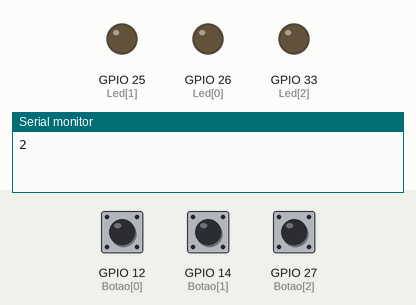
This sketch was run on a simulated ESP32. Parts: output pins drawn as LEDs (lit = HIGH), the last lines printed to the serial monitor. Dashed ring = blinking. The inputs (shaded band) are chosen by the test bench; at power-on: GPIO 12 (Botao[0]) HIGH, GPIO 27 (Botao[2]) HIGH, GPIO 14 (Botao[1]) HIGH. Random numbers use the default seed unless the sketch sets one.

Above: at 1.8 s.
1.9 s: GPIO 12 (Botao[0]) pulled LOW for 0.15 s
At 3.6 s:
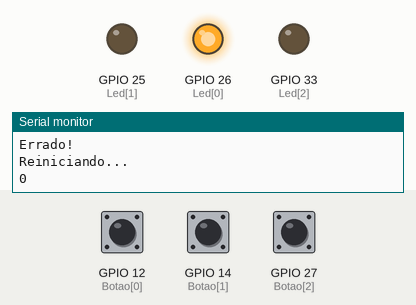
5.0 s: GPIO 27 (Botao[2]) pulled LOW for 3.2 s
At 6.7 s:
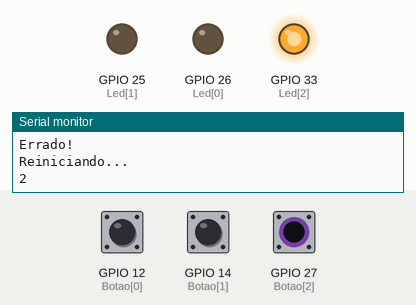
11.2 s: GPIO 14 (Botao[1]) pulled LOW for 3.2 s
At 13.6 s:
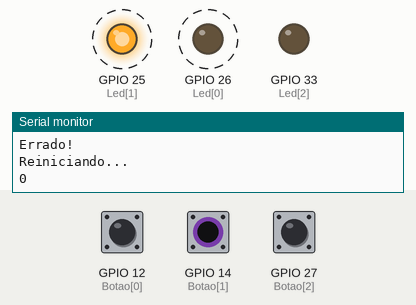
16.4 s: GPIO 14 (Botao[1]) pulled LOW for 0.15 s
At 17.1 s:
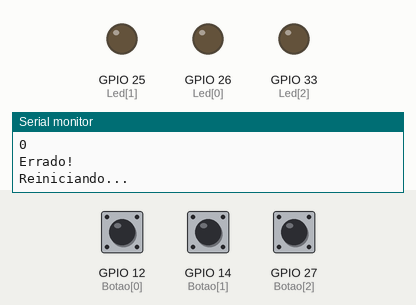
19.5 s: GPIO 14 (Botao[1]) pulled LOW for 1 s
At 21.2 s:
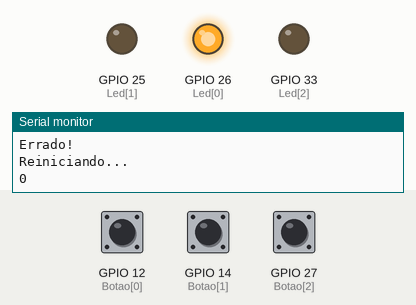
Timing chart, 0 to 22.9 s (numbered marks = the images above; inputs shaded):
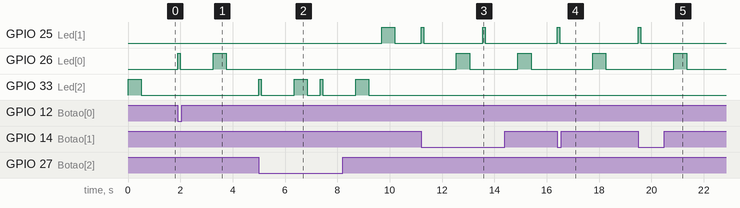

The sketch:

genius.ino
```cpp
// # Para apenas 3 leds e para ESP32...

int Led[3] = {26,25,33};
int Botao[3] = {12,14,27};
int seq[100];
int rodada = 0;

void setup()
{
  Serial.begin(9600);
  for(int i = 0; i < 3; i++)
  {
  	pinMode(Led[i], OUTPUT);
    pinMode(Botao[i], INPUT_PULLUP);
  }
  randomSeed(analogRead(34));
}

void loop()
{
	NovaRodada();
  EsperarJogador();
  delay(1000);
}

void NovaRodada()
{
	seq[rodada] = random(0, 3);
  Serial.println(seq[rodada]);
  	PiscarSequencia();
	rodada++;
}

void PiscarSequencia()
{
//  delay(1000);
  for(int k = 0; k <= rodada; k++) {
  	digitalWrite(Led[seq[k]], HIGH);
    delay(500);
    digitalWrite(Led[seq[k]], LOW);
    delay(500);
  }
}

void EsperarJogador()
{
  bool flag;
  int BotaoPressionado;
  for(int k = 0; k < rodada; k++) {
     flag = true;
     while(flag) {
       if(digitalRead(Botao[0]) == LOW) {
        digitalWrite(Led[0], HIGH);
        delay(100);
        digitalWrite(Led[0], LOW);
       	BotaoPressionado = 0;
        flag = false;
        } else if(digitalRead(Botao[1]) == LOW) {
          digitalWrite(Led[1], HIGH);
          delay(100);
          digitalWrite(Led[1], LOW);
          BotaoPressionado = 1;
          flag = false;
        } else if(digitalRead(Botao[2]) == LOW) {
          digitalWrite(Led[2], HIGH);
          delay(100);
          digitalWrite(Led[2], LOW);
          BotaoPressionado = 2;
          flag = false;
        }
     }
     delay(250); //anti ghosting
        if(BotaoPressionado == seq[k]) {
       	Serial.println("Certo...");
        } else {
        	Serial.println("Errado!");
          	Serial.println("Reiniciando...");
           rodada = 0;
        }
      }
	}
```

Measured:
- after the input at 1.9 s, GPIO 26 (Led[0]): LOW → HIGH at once, → LOW 0.10 s later, → HIGH 1.3 s later, → LOW 0.50 s later
- after the input at 5.0 s, GPIO 25 (Led[1]): LOW → HIGH after 4.7 s, → LOW 0.50 s later; GPIO 33 (Led[2]): LOW → HIGH at once, → LOW 0.10 s later, → HIGH 1.3 s later, → LOW 0.50 s later, … (8 changes in this stretch)
- after the input at 11.2 s, GPIO 25 (Led[1]): alternates HIGH for 0.10 s and LOW for 2.3 s, starting at once; GPIO 26 (Led[0]): alternates HIGH for 0.50 s and LOW for 1.9 s, starting after 1.4 s
- after the input at 16.4 s, GPIO 25 (Led[1]): LOW → HIGH at once, → LOW 0.10 s later; GPIO 26 (Led[0]): LOW → HIGH after 1.4 s, → LOW 0.50 s later
- after the input at 19.5 s, GPIO 25 (Led[1]): LOW → HIGH at once, → LOW 0.10 s later; GPIO 26 (Led[0]): LOW → HIGH after 1.4 s, → LOW 0.50 s later
